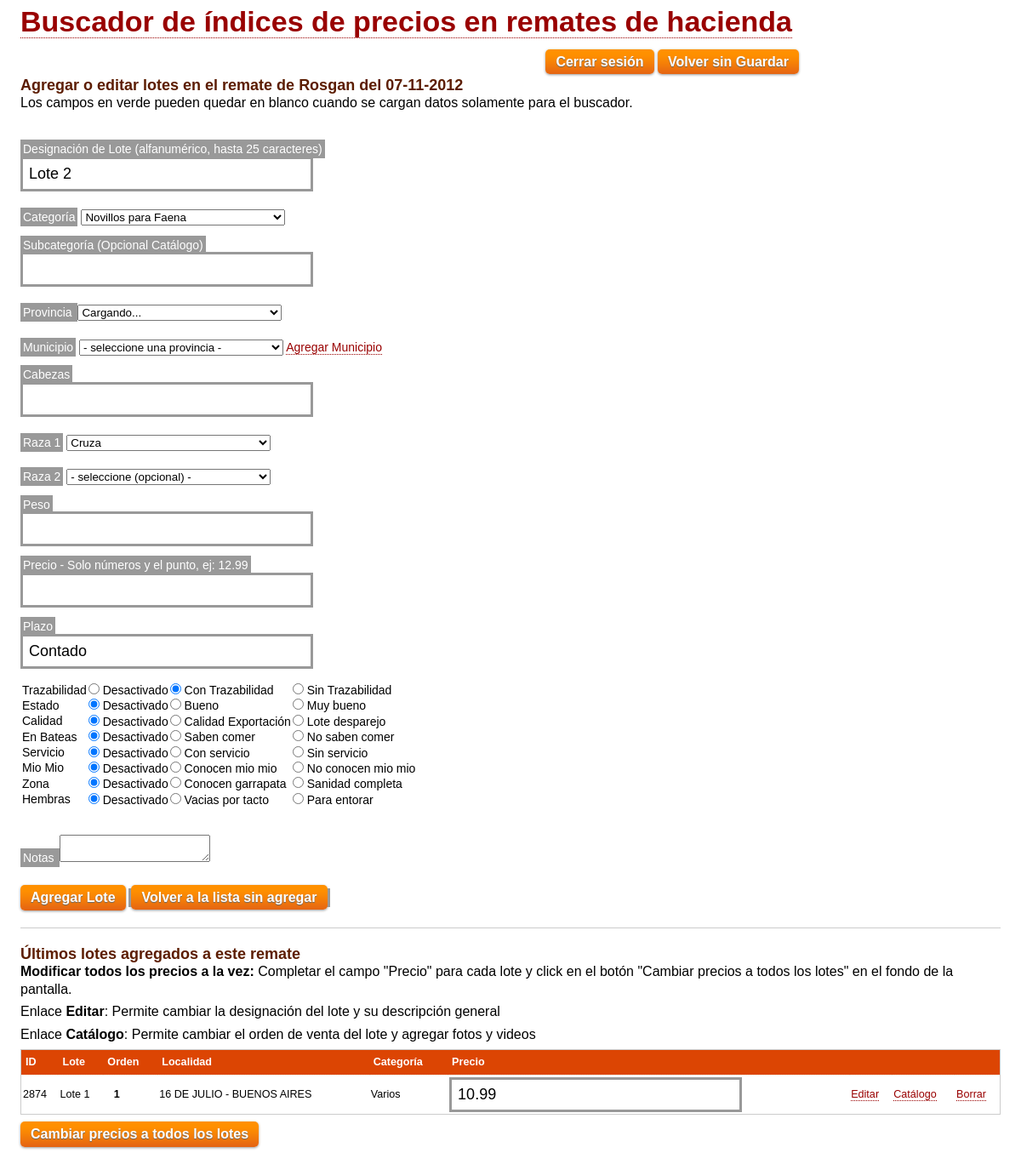
Page /nuevo-lote.php?subasta=126&lote=nuevo (signed in) on the committed database.
### tables this page shows
CREATE TABLE IF NOT EXISTS `remates` (
  `remate_id` int(11) NOT NULL AUTO_INCREMENT,
  `fecha_re` date NOT NULL,
  `hora_re` varchar(5) NOT NULL DEFAULT '14:00',
  `organizador` varchar(100) DEFAULT NULL,
  `metodo` varchar(50) DEFAULT NULL,
  `logo_re` varchar(255) NOT NULL DEFAULT 'images/logo_re.jpg',
  `nombre_re` varchar(50) DEFAULT NULL,
  `informes_re` varchar(50) NOT NULL DEFAULT '(011) 4777-4200',
  `status_re` int(1) NOT NULL DEFAULT '0',
  `cardinal_re` int(11) NOT NULL DEFAULT '0',
  PRIMARY KEY (`remate_id`)
);

CREATE TABLE IF NOT EXISTS `localidades` (
  `localidad_id` int(11) NOT NULL AUTO_INCREMENT,
  `localidad` varchar(100) NOT NULL,
  `latitud` float(10,8) NOT NULL,
  `longitud` float(10,8) NOT NULL,
  `provincia_id` int(3) NOT NULL,
  PRIMARY KEY (`localidad_id`)
);

CREATE TABLE IF NOT EXISTS `lotes` (
  `lote_id` int(11) NOT NULL AUTO_INCREMENT,
  `fecha_lo` date NOT NULL,
  `provincia_lo` int(3) NOT NULL,
  `localidad_lo` int(11) NOT NULL,
  `categoria_lo` int(3) NOT NULL,
  `subcategoria` varchar(30) DEFAULT NULL,
  `cabezas` varchar(20) DEFAULT '0',
  `raza` varchar(150) DEFAULT NULL,
  `peso` varchar(20) DEFAULT NULL,
  `precio` varchar(20) DEFAULT '0',
  `plazo` varchar(20) DEFAULT NULL,
  `notas` varchar(255) DEFAULT NULL,
  `remate_id` int(11) NOT NULL,
  `num_lo` varchar(25) NOT NULL DEFAULT 'Sin nombre',
  `orden_lo` int(11) NOT NULL DEFAULT '0',
  `foto_1` varchar(255) NOT NULL DEFAULT 'images/000.jpg',
  `foto_2` varchar(255) NOT NULL DEFAULT 'images/000.jpg',
  `foto_3` varchar(255) NOT NULL DEFAULT 'images/000.jpg',
  `foto_4` varchar(255) NOT NULL DEFAULT 'images/000.jpg',
  `video` varchar(255) NOT NULL DEFAULT 'images/000.flv',
  `certificador_id` int(3) NOT NULL DEFAULT '1',
  PRIMARY KEY (`lote_id`)
);

CREATE TABLE IF NOT EXISTS `provincias` (
  `provincia_id` int(3) NOT NULL AUTO_INCREMENT,
  `provincia` varchar(50) NOT NULL,
  PRIMARY KEY (`provincia_id`)
);

### nuevo-lote.php (the view, shortened to what this page needs)
<html <?php xm();?>>
<head>
</head>
<body>
<?php include_once 'comun/abre-body-usuario.php';?>
<?php if(!empty($_SESSION['LoggedIn']) && !empty($_SESSION['username'])): ?>
<?php
include_once 'inc/class.hacienda.inc.php';
		$remat = new BipherHacienda($db);
		list($id, $fe, $ho, $or, $met, $st, $ca) = $remat->cargarInfoRemate();
		$nombre_lote =  $ca + 1;
?>
<h2>Agregar o editar lotes en el remate de <?php echo $or; ?> del <?php echo darVueltaFecha($fe); ?></h2>
			<p>Los campos en verde pueden quedar en blanco cuando se cargan datos solamente para el buscador.</p>
<br></br>
		<form method="post" action="db-interaccion/hacienda.php" id="agregar-lote-form" name="fvalida">
			<div>
			<label for="numerolote" class="catalogo">Designación de Lote (alfanumérico, hasta 25 caracteres)</label>
			<input type="text" name="numerolote" id="numerolote" value="Lote <?php echo $nombre_lote; ?>" />
				<br />
			<label class="selec" for="categoria">Categoría</label>
			<?php include_once 'comun/categorias-select.php'; ?>
				<br/><br/>
			<label for="subcategoria" class="catalogo">Subcategoría (Opcional Catálogo)</label>
			<input type="text" name="subcategoria"	id="subcategoria" />
				<br />
			<label class="selec" for="provincia">Provincia </label>
		  	<select id="provincia" name="provincia">
		    	<option>Cargando...</option>
			</select>
		  		<br/><br/>
			<label class="selec" for="municipio">Municipio</label>
			<select id="municipio" name="municipio">
		  		<option>- seleccione una provincia -</option>
			</select> <span class="juntoacombo"><a href="nuevo-municipio.php" title="Antes verificar que no esta en la lista">Agregar Municipio</a></span>
				<br /><br />
			<label for="cabezas">Cabezas</label>
			<input type="text" name="cabezas" id="cabezas" />
				<br />
				<br/><br/>
			<label for="peso">Peso</label>
			<input type="text" name="peso" id="peso" />
				<br />
			<label for="precio">Precio - Solo números y el punto, ej: 12.99</label>
			<input type="text" name="precio" id="precio" />
				<br />
			<label for="plazo">Plazo</label>
			<input type="text" name="plazo" value="Contado"	id="plazo" />
				<br />
<table class="opciones">
	<tr class="non">
		<td class="etiqueta">Trazabilidad</td>
		<td><input name="ctr" type="radio" value="" /> <span class="box">Desactivado</span></td>
		<td><input name="ctr" type="radio" checked="checked" value="Con Trazabilidad. " /> <span class="box">Con Trazabilidad</span></td>
		<td><input name="ctr" type="radio" value="Sin Trazabilidad. " /> <span class="box">Sin Trazabilidad</span></td>
	</tr>
	<tr>
		<td class="etiqueta">Estado</td>
	<td><input name="str" type="radio" checked="checked" value="" /> <span class="box">Desactivado</span></td>
	<td><input name="str" type="radio" value="Estado bueno. " /> <span class="box">Bueno</span></td>
	<td><input name="str" type="radio" value="Estado muy bueno. " /> <span class="box">Muy bueno</span></td>
	</tr>
	<tr class="non">
	<td class="etiqueta">Calidad</td>
	<td><input name="cex" type="radio" checked="checked" value="" /> <span class="box">Desactivado</span></td>
	<td><input name="cex" type="radio" value="Calidad Exportacion. " /> <span class="box">Calidad Exportación</span></td>
	<td><input name="cex" type="radio" value="Lote desparejo. " /> <span class="box">Lote desparejo</span></td>
	</tr>
	<tr>
	<td class="etiqueta">En Bateas</td>
	<td><input name="sco" type="radio" checked="checked" value="" /> <span class="box">Desactivado</span></td>
	<td><input name="sco" type="radio" value="Saben comer. " /> <span class="box">Saben comer</span></td>
	<td><input name="sco" type="radio" value="No saben comer. " /> <span class="box">No saben comer</span></td>
		</tr>
		<tr class="non">
	<td class="etiqueta">Servicio</td>
	<td><input name="csv" type="radio" checked="checked" value="" /> <span class="box">Desactivado</span></td>
	<td><input name="csv" type="radio" value="Con servicio. " /> <span class="box">Con servicio</span></td>
	<td><input name="csv" type="radio" value="Sin servicio. " /> <span class="box">Sin servicio</span></td>
		</tr>
		<tr>
	<td class="etiqueta">Mio Mio</td>
	<td><input name="cmi" type="radio" checked="checked" value="" /> <span class="box">Desactivado</span></td>
	<td><input name="cmi" type="radio" value="Conocen mio mio. " /> <span class="box">Conocen mio mio</span></td>
	<td><input name="cmi" type="radio" value="No conocen mio mio. " /> <span class="box">No conocen mio mio</span></td>
		</tr>
		<tr class="non">
	<td class="etiqueta">Zona</td>
	<td><input name="cgr" type="radio" checked="checked" value="" /> <span class="box">Desactivado</span></td>
	<td><input name="cgr" type="radio" value="Conocen garrapata. " /> <span class="box">Conocen garrapata</span></td>
	<td><input name="cgr" type="radio" value="Sanidad completa. " /> <span class="box">Sanidad completa</span></td>
		</tr>
		<tr>
	<td class="etiqueta">Hembras</td>
	<td><input name="nsc" type="radio" checked="checked" value="" /> <span class="box">Desactivado</span></td>
	<td><input name="nsc" type="radio" value="Vacias por tacto. " /> <span class="box">Vacias por tacto</span></td>
	<td><input name="nsc" type="radio" value="Para entorar. " /> <span class="box">Para entorar</span></td>
		</tr>
</table>
		<br /><br />
			<label for="notas" class="catalogo">Notas </label>
			<textarea rows="2" name="notas" id="notas" /></textarea>
				<br /><br />
			<input type="submit" name="agregar-lote" id="agregarlote" value="Agregar Lote" class="button" onclick="return valida()"/>
			<label class="blanco"><a class="button" href="login.php">Volver a la lista sin agregar</a></label>
		</div>
	</form>
			<hr />
		<h2 id="lotes">Últimos lotes agregados a este remate</h2>
		<p><strong>Modificar todos los precios a la vez: </strong> Completar el campo "Precio" para cada lote y click en el botón "Cambiar precios a todos los lotes" en el fondo de la pantalla.</p>
		<p>Enlace <strong>Editar</strong>: Permite cambiar la designación del lote y su descripción general</p>
		<p>Enlace <strong>Catálogo</strong>: Permite cambiar el orden de venta del lote y agregar fotos y videos</p>
<?php
	$listalot = new BipherHacienda($db);
	$listalot->listaLotesPorRemateEditable($id);
?>
<?php
	else:
?>
	<h2>Inicie Sesión...</h2>
<?php
	include_once 'comun/form-loguearse.txt';
	endif;
?>
	</div>
</body>
</html>

### comun/categorias-select.php (shortened to what this page needs)
<?php
$opcion = array();
$i = 1;
    while($i<15){
        $opcion[$i]='';
        $i++;
    }
?>
<select id="categoria" name="categoria">
    <optgroup label="HACIENDA PARA FAENA">
        <option value="2"<?php echo $opcion[2] ?>><?php echo decirCategoria(2)?></option>
    </optgroup>
</select>

### inc/class.hacienda.inc.php (shortened to what this page needs)
<?php
class BipherHacienda
{
	private $_db;
	public function __construct($db=NULL)
	{
		if(is_object($db))
		{
			$this->_db = $db;
		}
		else
		{
			$dsn = "mysql:host=".DB_HOST.";dbname=".DB_NAME;
			$this->_db = new PDO($dsn, DB_USER, DB_PASS);
		}
	}
	public function cargarInfoRemate($subasta=NULL)
	{
		$subasta = $_GET['subasta'];
		$sql = "SELECT fecha_re, hora_re, organizador, metodo, status_re, cardinal_re FROM remates WHERE remate_id=:subasta";
		try
		{
			$stmt = $this->_db->prepare($sql);
			$stmt->bindParam(':subasta', $subasta, PDO::PARAM_INT);
			$stmt->execute();
			$linea = $stmt->fetch();
			return array($subasta, $linea['fecha_re'], $linea['hora_re'], $linea['organizador'], $linea['metodo'], $linea['status_re'], $linea['cardinal_re']);
		}
		catch(PDOException $e)
		{
			return FALSE;
		}
	}
	public function listaLotesPorRemateEditable($re=NULL)
	{
		$sql = "SELECT localidades.localidad, provincias.provincia, lotes.categoria_lo, lotes.precio, lotes.num_lo, lotes.orden_lo, lotes.lote_id FROM localidades, provincias, lotes WHERE lotes.remate_id =:re AND provincias.provincia_id = localidades.provincia_id AND lotes.localidad_lo = localidades.localidad_id AND lotes.fecha_lo > DATE_ADD(CURDATE(), INTERVAL -60 DAY) ORDER BY orden_lo ASC";
		$intervalo = NULL;
	try
	{
		$stmt = $this->_db->prepare($sql);
		$stmt->bindParam(':re', $re, PDO::PARAM_INT);
		$stmt->execute();
		echo '<form method="post" action="db-interaccion/hacienda.php" id="cambiar-precios-form">';
		echo '<table class="ensayo" summary="Lotes cargados" cellspacing="0">';
		echo '<tbody>';
		echo '<tr class="principal">';
		echo '<th>ID</th><th>Lote</th><th>Orden</th><th>Localidad</th><th>Categoría</th><th>Precio</th><th></th><th></th><th></th>';
		echo '</tr>';
		echo '<tr>';
		$i = 1;
		while($row = $stmt->fetch())
		{
			$lok = $row['localidad'];
			$prv = $row['provincia'];
			$kat = $row['categoria_lo'];
			$pre = $row['precio'];
			$nlo = $row['num_lo'];
			$ord = $row['orden_lo'];
			$lid = $row['lote_id'];
			echo '<tr>';
			echo '<td><input type="hidden" name="lote'.$i.'" value="'.$lid.'" />'.$lid. '</td>';
			echo '<td>'.$nlo.'</td>';
			echo '<td><strong> &nbsp; &nbsp;' .noMostrarSiEsCero($ord).'</strong></td>';
			echo '<td>' .$lok. ' - '.$prv.'</td>';
			echo '<td>' .decirCategoria($kat).'</td>';
			echo '<td><input id="entabla" type="text" name="precio'.$i.'" value="'.$pre.'"/></td>';
			echo '<td><a href="editar-lote.php?lote='.$lid.'">Editar</a></td>';
			echo '<td><a href="ordenar-lotes.php?rid='.$re.'&ord='.$ord.'&lid='.$lid.'">Cat&aacute;logo</a></td>';
			echo '<td><a href="eliminar-lote.php?subasta='.$re.'&lote='.$lid.'&orden='.$ord.'">Borrar</a></td>';
			echo "</tr>";
			$intervalo = $i++;
		}
		echo '</table>';
		if($intervalo != NULL)
		{
		echo '<input type="submit" name="cambiar-precios" id="cambiar-precios" value="Cambiar precios a todos los lotes" class="button" />';
		}
		echo '</form>';
	}
	catch(PDOException $e)
		{
			return $e->getMessage();
		}
	}
}
?>

### comun/frente.css (style rules this page uses)
* { margin: 0; padding: 0; }
input { outline: 0; }
body { font: 14px/1.1 Helvetica, Sans-Serif; }
hr { height: 1px; background: #ccc; clear: both; margin: 20px 0; border: none; display: block; }
.button { background: url(../images/button-bg.png) repeat-x; -moz-border-radius: 5px; padding: 6px 12px; border: none; color: white; cursor: pointer; text-shadow: 0 1px 1px #666; -webkit-border-radius: 5px; -webkit-box-shadow: 0 1px 3px #999; font: bold 16px Helvetica; margin-top: 8px; }
a { text-decoration: none; color: #900; border-bottom: 1px dotted #900; outline: none; }
h2 { font: bold 18px Helvetica, Sans-Serif; margin: 0 0 0 0; color: #5C1D01; }
p { margin: 0 0 6px 0; font: 16px/1.3 Helvetica, Sans-Serif; }
table.ensayo { border: 1px solid #ccc; width: 100%; margin-top: 0; }
table.ensayo tbody tr.principal th { font: bold .9em/1.5em Tahoma, Arial, sans-serif; color: #fff; background: #DC4503; text-align: left; padding: 5px; border: 0; }
table.ensayo tbody td { font: .9em/1.5em Tahoma, Arial, sans-serif; color: #000; background: #fff; text-align: left; padding: 2px; border-top: 1px dotted #eee; }
table.ensayo tbody th { font: bold .9em/1.5em Tahoma, Arial, sans-serif; color: #DC4503; background: #FEFFF1; text-align: center; padding: 2px; border-top: 1px solid #eee; }
.selec { width: 200px; }
label { background: #999; color: white; padding: 3px; }
select { width: 240px; position: relative; margin-top: 6px; }
input[type="text"], input[type="password"] { width: 324px; border: 3px solid #999; font-size: 18px; padding: 7px; display: block; }

### rows in the picture
remates: organizador "Rosgan", fecha_re "07-11-2012", numerolote "Lote 2", categoria "Novillos para Faena"
localidades: lotes.lote_id "2874", lotes.num_lo "Lote 1", lotes.orden_lo "1", localidad "16 DE JULIO", provincia.provincia "BUENOS AIRES", lotes.categoria_lo "Varios", precio "10.99"
